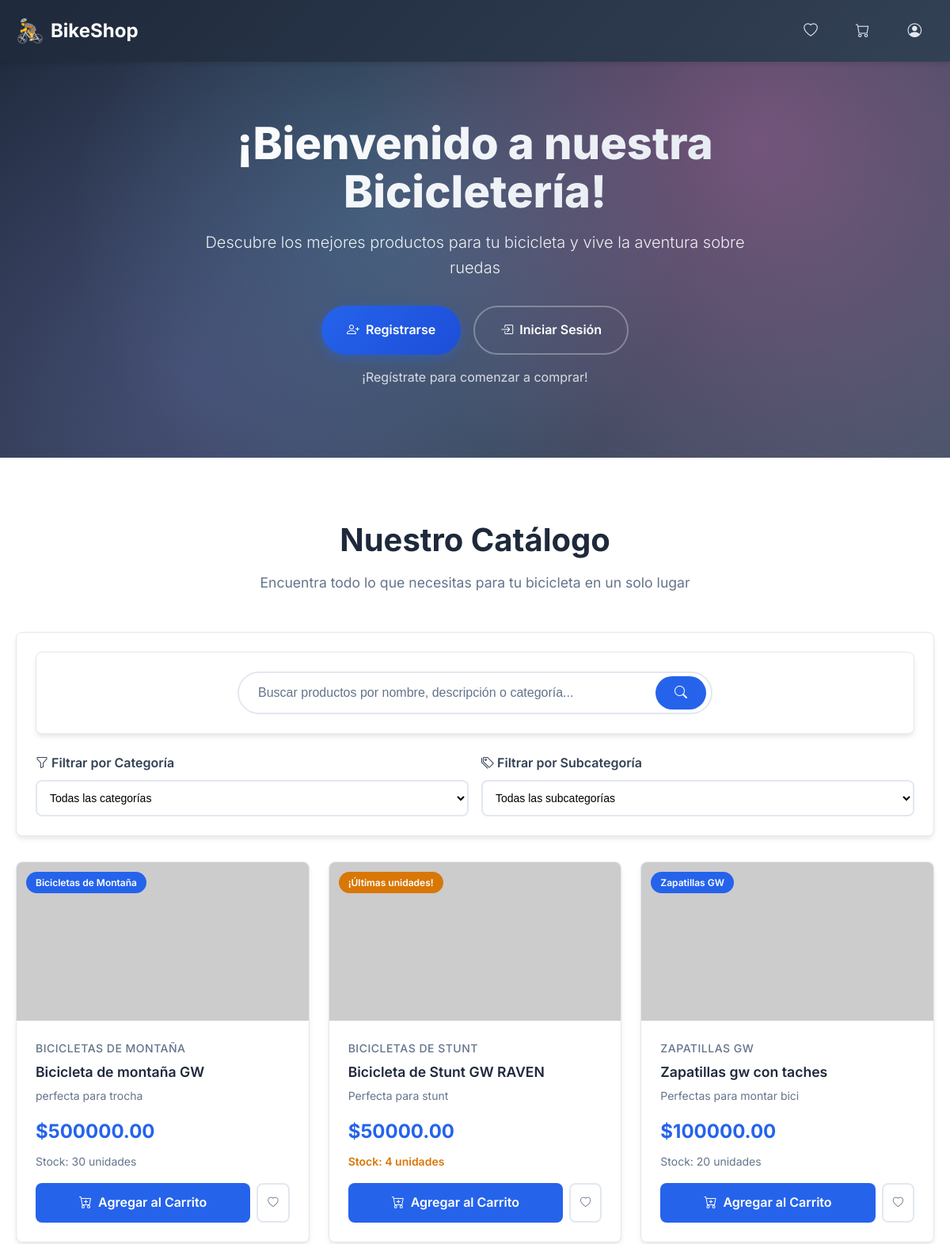
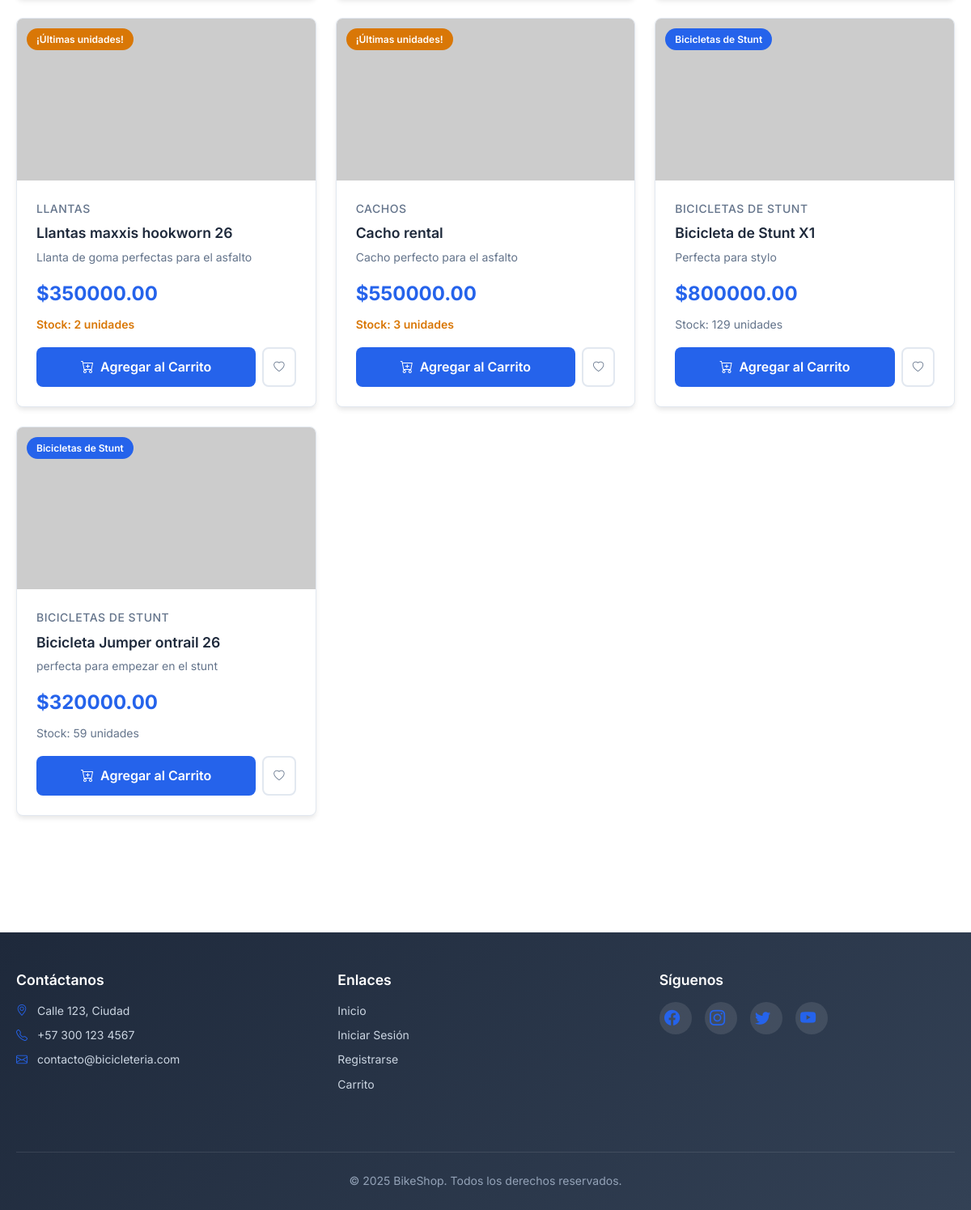
The app's page /products/catalog with its own data (2 pictures, top to bottom).
### models/product.py (models this page shows, shortened)
class Product(db.Model):
    __tablename__ = 'productos'
    id = db.Column(db.Integer, primary_key=True)
    nombre = db.Column(db.String(100), nullable=False)
    descripcion = db.Column(db.String(255))
    precio = db.Column(db.Float, nullable=False)
    stock = db.Column(db.Integer, nullable=False)
    url_imagen = db.Column(db.String(255))
    subcategoria_id = db.Column(db.Integer, db.ForeignKey('subcategorias.id'), nullable=False)
    subcategoria = db.relationship('Subcategoria', back_populates='productos')

### models/subcategoria.py (models this page shows, shortened)
class Subcategoria(db.Model):
    __tablename__ = 'subcategorias'
    id = db.Column(db.Integer, primary_key=True)
    nombre = db.Column(db.String(100), nullable=False)
    categoria_id = db.Column(db.Integer, db.ForeignKey('categorias.id'), nullable=False)
    productos = db.relationship('Product', back_populates='subcategoria')

### routes/products.py (the view)
@products_bp.route('/catalog')
def catalog():
    search_query = request.args.get('search', '').strip()
    selected_category_id = request.args.get('category_id', '')
    selected_subcategory_id = request.args.get('subcategory_id', '')
    query = Product.query
    if search_query:
        query = query.filter(or_(
            Product.nombre.ilike(f'%{search_query}%'),
            Product.descripcion.ilike(f'%{search_query}%')
        ))
    if selected_subcategory_id:
        query = query.filter_by(subcategoria_id=selected_subcategory_id)
    elif selected_category_id:
        query = query.join(Product.subcategoria).join(Subcategoria.categoria).filter(Categoria.id == selected_category_id)
    products = query.all()
    categories = Categoria.query.all()
    subcategories = Subcategoria.query.all()
    return render_template('catalog.html', products=products, categories=categories, subcategories=subcategories, selected_category_id=selected_category_id, selected_subcategory_id=selected_subcategory_id)

### templates/catalog.html (shortened to what this page needs)
{% extends 'base.html' %}
{% block content %}
<section class="hero">
    <div class="hero-background"></div>
    <div class="hero-content">
        <h1 class="hero-title">¡Bienvenido a nuestra Bicicletería!</h1>
        <p class="hero-subtitle">Descubre los mejores productos para tu bicicleta y vive la aventura sobre ruedas</p>
        {% if current_user.is_authenticated %}
            <div class="hero-buttons">
                <a href="#productos" class="hero-btn hero-btn-primary">
                    <i class="bi bi-bicycle"></i> Explorar Productos
                </a>
                <a href="{{ url_for('cart.cart') }}" class="hero-btn hero-btn-outline">
                    <i class="bi bi-cart"></i> Ver Carrito
                </a>
            </div>
            <p style="margin-top: 1rem; opacity: 0.8;">¡Hola, {{ current_user.nombre_usuario }}! Explora nuestro catálogo.</p>
        {% else %}
            <div class="hero-buttons">
                <a href="{{ url_for('auth.register') }}" class="hero-btn hero-btn-primary">
                    <i class="bi bi-person-plus"></i> Registrarse
                </a>
                <a href="{{ url_for('auth.login') }}" class="hero-btn hero-btn-outline">
                    <i class="bi bi-box-arrow-in-right"></i> Iniciar Sesión
                </a>
            </div>
            <p style="margin-top: 1rem; opacity: 0.8;">¡Regístrate para comenzar a comprar!</p>
        {% endif %}
    </div>
</section>
<section class="products-section" id="productos">
    <div class="container">
        <div class="section-header">
            <h2 class="section-title">Nuestro Catálogo</h2>
            <p class="section-subtitle">Encuentra todo lo que necesitas para tu bicicleta en un solo lugar</p>
        </div>
        <div class="filters-container">
            <div class="search-container mb-4">
                <form method="GET" action="{{ url_for('products.catalog') }}" class="search-form">
                    <div class="search-input-group">
                        <input type="text" name="search" class="search-input"
                               placeholder="Buscar productos por nombre, descripción o categoría..."
                               value="{{ request.args.get('search', '') }}">
                        <button type="submit" class="search-btn">
                            <i class="bi bi-search"></i>
                        </button>
                    </div>
                </form>
            </div>
            <form method="GET" action="{{ url_for('products.catalog') }}" id="filter-form">
                <div class="filters-row">
                    <div class="filter-group">
                        <label for="category_id" class="filter-label">
                            <i class="bi bi-funnel"></i> Filtrar por Categoría
                        </label>
                        <select name="category_id" id="category_id" class="filter-select" onchange="this.form.submit()">
                            <option value="">Todas las categorías</option>
                        </select>
                    </div>
                    <div class="filter-group">
                        <label for="subcategory_id" class="filter-label">
                            <i class="bi bi-tags"></i> Filtrar por Subcategoría
                        </label>
                        <select name="subcategory_id" id="subcategory_id" class="filter-select" onchange="this.form.submit()">
                            <option value="">Todas las subcategorías</option>
                        </select>
                    </div>
                </div>
            </form>
        </div>
        {% if products %}
            <div class="products-grid">
                {% for product in products %}
                    <div class="product-card">
                        <div class="product-image-container">
                            {% if product.url_imagen %}
                                <img src="{{ product.url_imagen }}" class="product-image" alt="{{ product.nombre }}">
                            {% else %}
                                <img src="/static/images/placeholder.png" class="product-image" alt="Sin imagen">
                            {% endif %}
                            {% if product.stock < 10 and product.stock > 0 %}
                                <div class="product-badge stock-low">¡Últimas unidades!</div>
                            {% elif product.stock == 0 %}
                                <div class="product-badge out-of-stock">Sin stock</div>
                            {% else %}
                                <div class="product-badge">{{ product.subcategoria.nombre if product.subcategoria else 'Producto' }}</div>
                            {% endif %}
                        </div>
                        <div class="product-info">
                            <div class="product-category">
                                {{ product.subcategoria.nombre if product.subcategoria else 'Sin categoría' }}
                            </div>
                            <h3 class="product-title">{{ product.nombre }}</h3>
                            <p class="product-description">{{ product.descripcion }}</p>
                            <div class="product-price">${{ "%.2f"|format(product.precio) }}</div>
                            <div class="product-stock {% if product.stock < 10 %}low{% endif %} {% if product.stock == 0 %}out{% endif %}">
                                {% if product.stock > 0 %}
                                    Stock: {{ product.stock }} unidades
                                {% else %}
                                    Sin stock disponible
                                {% endif %}
                            </div>
                            <div class="product-actions">
                                {% if current_user.is_authenticated %}
                                    <button type="button" class="add-to-cart-btn"
                                            data-product-id="{{ product.id }}"
                                            {% if product.stock == 0 %}disabled{% endif %}>
                                        <i class="bi bi-cart-plus"></i>
                                        {% if product.stock == 0 %}Sin Stock{% else %}Agregar al Carrito{% endif %}
                                    </button>
                                {% else %}
                                    <a href="{{ url_for('auth.login') }}" class="add-to-cart-btn"
                                       onclick="alert('Inicia sesión para agregar al carrito')">
                                        <i class="bi bi-cart-plus"></i> Agregar al Carrito
                                    </a>
                                {% endif %}
                                <button type="button" class="wishlist-btn" title="Agregar a favoritos">
                                    <i class="bi bi-heart"></i>
                                </button>
                            </div>
                        </div>
                    </div>
                {% endfor %}
            </div>
        {% endif %}
    </div>
</section>
{% endblock %}

### templates/base.html (shortened to what this page needs)
<!DOCTYPE html>
<html lang="es">
<head>
    <link rel="stylesheet" href="{{ url_for('static', filename='css/main.css') }}">
    <link rel="stylesheet" href="{{ url_for('static', filename='css/header.css') }}">
    <link rel="stylesheet" href="{{ url_for('static', filename='css/hero.css') }}">
    <link rel="stylesheet" href="{{ url_for('static', filename='css/products.css') }}">
    <link rel="stylesheet" href="{{ url_for('static', filename='css/forms.css') }}">
    <link rel="stylesheet" href="{{ url_for('static', filename='css/cart.css') }}">
    <link rel="stylesheet" href="{{ url_for('static', filename='css/footer.css') }}">
    <link rel="stylesheet" href="{{ url_for('static', filename='css/search.css') }}">
    <link rel="stylesheet" href="{{ url_for('static', filename='css/modals.css') }}">
    <link rel="stylesheet" href="{{ url_for('static', filename='css/admin.css') }}">
    <link href="https://cdn.jsdelivr.net/npm/bootstrap-icons/font/bootstrap-icons.css" rel="stylesheet">
</head>
<body>
    <header class="header">
        <div class="container">
            <nav class="navbar">
                <a class="navbar-brand" href="{{ url_for('index') }}">BikeShop</a>
                <ul class="navbar-nav" id="navbarNav">
                    {% if current_user.is_authenticated %}
                        {% if current_user.rol == 'administrador' %}
                            <li><a class="nav-link" href="{{ url_for('dashboard.admin_panel') }}">
                                <i class="bi bi-gear"></i> Panel Admin
                            </a></li>
                        {% endif %}
                        <li><a class="nav-link" href="#" onclick="toggleWishlist()" title="Lista de Deseos">
                            <i class="bi bi-heart"></i>
                        </a></li>
                        <li><a class="nav-link cart-link" href="{{ url_for('cart.cart') }}">
                            <i class="bi bi-cart"></i>
                            <span class="cart-count">0</span>
                        </a></li>
                        <li><a class="nav-link" href="#" onclick="toggleProfile()" title="Mi Perfil">
                            <i class="bi bi-person-circle"></i>
                        </a></li>
                    {% else %}
                        <li><a class="nav-link" href="{{ url_for('auth.login') }}" title="Lista de Deseos">
                            <i class="bi bi-heart"></i>
                        </a></li>
                        <li><a class="nav-link" href="{{ url_for('auth.login') }}" title="Carrito">
                            <i class="bi bi-cart"></i>
                        </a></li>
                        <li><a class="nav-link" href="#" onclick="toggleGuestProfile()" title="Iniciar Sesión">
                            <i class="bi bi-person-circle"></i>
                        </a></li>
                    {% endif %}
                </ul>
            </nav>
        </div>
    </header>
    <main>
        {% block content %}{% endblock %}
    </main>
    <footer class="footer">
        <div class="container">
            <div class="footer-content">
                <div class="footer-grid">
                    <div class="footer-section">
                        <h5>Contáctanos</h5>
                        <p><i class="bi bi-geo-alt"></i> Calle 123, Ciudad</p>
                        <p><i class="bi bi-telephone"></i> +57 300 123 4567</p>
                        <p><i class="bi bi-envelope"></i> contacto@bicicleteria.com</p>
                    </div>
                    <div class="footer-section">
                        <h5>Enlaces</h5>
                        <ul>
                            <li><a href="{{ url_for('index') }}">Inicio</a></li>
                            <li><a href="{{ url_for('auth.login') }}">Iniciar Sesión</a></li>
                            <li><a href="{{ url_for('auth.register') }}">Registrarse</a></li>
                            <li><a href="{{ url_for('cart.cart') }}">Carrito</a></li>
                        </ul>
                    </div>
                    <div class="footer-section">
                        <h5>Síguenos</h5>
                        <div class="social-links">
                            <a href="#" class="social-link"><i class="bi bi-facebook"></i></a>
                            <a href="#" class="social-link"><i class="bi bi-instagram"></i></a>
                            <a href="#" class="social-link"><i class="bi bi-twitter"></i></a>
                            <a href="#" class="social-link"><i class="bi bi-youtube"></i></a>
                        </div>
                    </div>
                </div>
            </div>
            <div class="footer-bottom">
                <p>&copy; 2025 BikeShop. Todos los derechos reservados.</p>
            </div>
        </div>
    </footer>
</body>
</html>

### records on screen
Product: subcategoria "Bicicletas de Montaña", subcategoria "BICICLETAS DE MONTAÑA", nombre "Bicicleta de montaña GW", descripcion "perfecta para trocha", precio "500000.00", stock "30"
Product: shows "¡Últimas unidades!", subcategoria "BICICLETAS DE STUNT", nombre "Bicicleta de Stunt GW RAVEN", descripcion "Perfecta para stunt", precio "50000.00", stock "4"
Product: subcategoria "Zapatillas GW", subcategoria "ZAPATILLAS GW", nombre "Zapatillas gw con taches", descripcion "Perfectas para montar bici", precio "100000.00", stock "20"
Product: shows "¡Últimas unidades!", subcategoria "LLANTAS", nombre "Llantas maxxis hookworn 26", descripcion "Llanta de goma perfectas para el asfalto", precio "350000.00", stock "2"
Product: shows "¡Últimas unidades!", subcategoria "CACHOS", nombre "Cacho rental", descripcion "Cacho perfecto para el asfalto", precio "550000.00", stock "3"
Product: subcategoria "Bicicletas de Stunt", subcategoria "BICICLETAS DE STUNT", nombre "Bicicleta de Stunt X1", descripcion "Perfecta para stylo", precio "800000.00", stock "129"
Product: subcategoria "Bicicletas de Stunt", subcategoria "BICICLETAS DE STUNT", nombre "Bicicleta Jumper ontrail 26", descripcion "perfecta para empezar en el stunt", precio "320000.00", stock "59"
